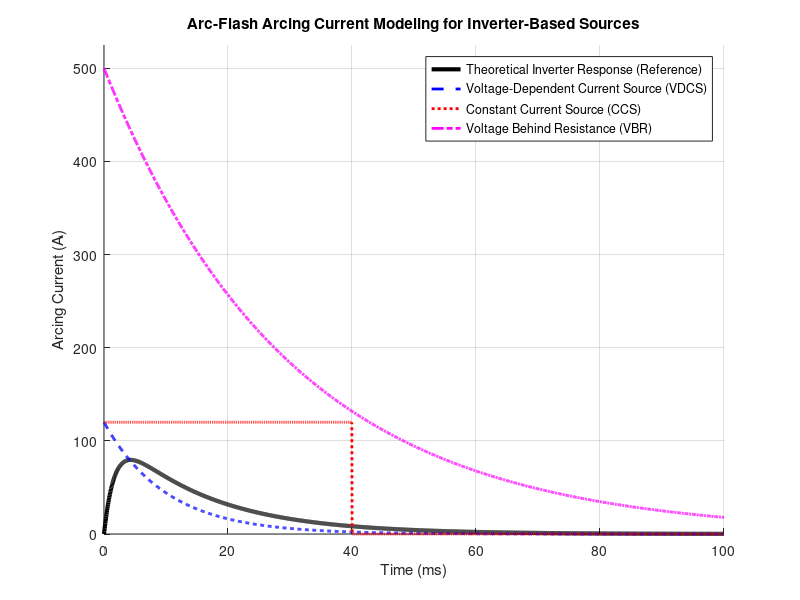

MATLAB code for this plot:
%% Arc Flash Inverter Modeling Comparison
% Demonstrates how different inverter models approximate arcing current
% relative to a theoretical (physics-based) inverter response

clear; clc; close all;

%% Time vector (arc duration)
t = linspace(0, 0.1, 2000);   % 100 ms window (typical inverter trip time)

%% Base parameters
I_rated = 100;      % Rated inverter current (A)
I_limit = 1.2 * I_rated;   % Inverter current limit
V_nom = 480;        % Nominal voltage (V)
R_internal = 0.15;  % Equivalent internal resistance (ohms)

%% -------------------------------
% THEORETICAL ARCING CURRENT MODEL
% -------------------------------
% Represents real inverter behavior:
% - Fast rise
% - Current-limited
% - Voltage-dependent decay
% - Arc self-extinguishing tendency

tau_rise = 0.002;    % Fast electronic response (2 ms)
tau_decay = 0.015;   % Control & protection decay (15 ms)

I_theoretical = I_limit ...
    .* (1 - exp(-t / tau_rise)) ...
    .* exp(-t / tau_decay);

%% ---------------------------------------
% MODEL 1: Voltage-Dependent Current Source
% ---------------------------------------
% Approximates inverter control reasonably well

V_arc = V_nom * exp(-t / 0.01);   % Arc voltage collapse
I_vdcs = I_limit .* (V_arc / V_nom);

%% ---------------------------------
% MODEL 2: Constant Current Source
% ---------------------------------
% Assumes fixed current until trip

trip_time = 0.04;  % 40 ms inverter trip
I_ccs = I_limit * ones(size(t));
I_ccs(t > trip_time) = 0;

%% ----------------------------------------
% MODEL 3: Voltage Behind Resistance (VBR)
% ----------------------------------------
% "Reasonable but incorrect" Thevenin model
% Still overestimates arc current for inverters

I_vbr_peak = 5 * I_rated;   % 5 pu fault current (typical misuse)
tau_vbr = 0.03;             % Faster decay than rotating machines

I_vbr = I_vbr_peak * exp(-t / tau_vbr);


%% ----------------
% Plot the results
% ----------------
figure('Color','w','Position',[100 100 900 500])
hold on; grid on;

plot(t*1000, I_theoretical, 'k', 'LineWidth', 3)
plot(t*1000, I_vdcs, '--b', 'LineWidth', 2)
plot(t*1000, I_ccs, ':r', 'LineWidth', 2)
plot(t*1000, I_vbr, '-.m', 'LineWidth', 2)

xlabel('Time (ms)')
ylabel('Arcing Current (A)')
title('Arc-Flash Arcing Current Modeling for Inverter-Based Sources')

legend( ...
    'Theoretical Inverter Response (Reference)', ...
    'Voltage-Dependent Current Source (VDCS)', ...
    'Constant Current Source (CCS)', ...
    'Voltage Behind Resistance (VBR)', ...
    'Location','northeast')

ylim([0 max(I_vbr)*1.05])

%% -------------------------------
% Error metrics (model accuracy)
% -------------------------------
err_vdcs = trapz(t, abs(I_theoretical - I_vdcs));
err_ccs  = trapz(t, abs(I_theoretical - I_ccs));
err_vbr  = trapz(t, abs(I_theoretical - I_vbr));

fprintf('\nIntegrated Absolute Error (lower = better):\n');
fprintf('VDCS: %.2f A·s\n', err_vdcs);
fprintf('CCS : %.2f A·s\n', err_ccs);
fprintf('VBR : %.2f A·s\n', err_vbr);
